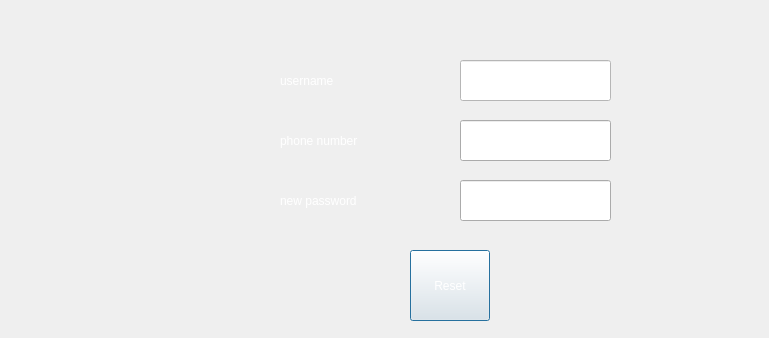
<?xml version="1.0" encoding="UTF-8"?>
<ui version="4.0">
 <class>ResetPasswordDialog</class>
 <widget class="QDialog" name="ResetPasswordDialog">
  <property name="geometry">
   <rect>
    <x>0</x>
    <y>0</y>
    <width>769</width>
    <height>338</height>
   </rect>
  </property>
  <property name="windowTitle">
   <string>Dialog</string>
  </property>
  <property name="styleSheet">
   <string notr="true">background-image: url(:/photo_2024-07-06_16-47-18.jpg);
font: 700 15pt &quot;Segoe Print&quot;;
color: rgb(255, 255, 255);

</string>
  </property>
  <widget class="QPushButton" name="pushButton">
   <property name="geometry">
    <rect>
     <x>410</x>
     <y>250</y>
     <width>80</width>
     <height>71</height>
    </rect>
   </property>
   <property name="styleSheet">
    <string notr="true">
font: 700 15pt &quot;Segoe Print&quot;;
color: rgb(255, 255, 255);
</string>
   </property>
   <property name="text">
    <string>Reset</string>
   </property>
  </widget>
  <widget class="QLineEdit" name="lineEdit_username">
   <property name="geometry">
    <rect>
     <x>460</x>
     <y>60</y>
     <width>151</width>
     <height>41</height>
    </rect>
   </property>
   <property name="styleSheet">
    <string notr="true">
font: 700 15pt &quot;Segoe Print&quot;;
background-color: rgb(255, 255, 255);
color: rgb(255, 255, 255);
</string>
   </property>
  </widget>
  <widget class="QLabel" name="label_3">
   <property name="geometry">
    <rect>
     <x>280</x>
     <y>120</y>
     <width>161</width>
     <height>41</height>
    </rect>
   </property>
   <property name="styleSheet">
    <string notr="true">
font: 700 15pt &quot;Segoe Print&quot;;
color: rgb(255, 255, 255);
</string>
   </property>
   <property name="text">
    <string>phone number</string>
   </property>
  </widget>
  <widget class="QLineEdit" name="lineEdit_phonenumber">
   <property name="geometry">
    <rect>
     <x>460</x>
     <y>120</y>
     <width>151</width>
     <height>41</height>
    </rect>
   </property>
   <property name="styleSheet">
    <string notr="true">
font: 700 15pt &quot;Segoe Print&quot;;
color: rgb(255, 255, 255);
</string>
   </property>
  </widget>
  <widget class="QLabel" name="label_2">
   <property name="geometry">
    <rect>
     <x>280</x>
     <y>60</y>
     <width>161</width>
     <height>41</height>
    </rect>
   </property>
   <property name="styleSheet">
    <string notr="true">
font: 700 15pt &quot;Segoe Print&quot;;
color: rgb(255, 255, 255);
</string>
   </property>
   <property name="text">
    <string>username</string>
   </property>
  </widget>
  <widget class="QLabel" name="label_newpassword">
   <property name="geometry">
    <rect>
     <x>280</x>
     <y>180</y>
     <width>161</width>
     <height>41</height>
    </rect>
   </property>
   <property name="styleSheet">
    <string notr="true">
font: 700 15pt &quot;Segoe Print&quot;;
color: rgb(255, 255, 255);
</string>
   </property>
   <property name="text">
    <string>new password</string>
   </property>
  </widget>
  <widget class="QLineEdit" name="lineEdit_newpassword">
   <property name="geometry">
    <rect>
     <x>460</x>
     <y>180</y>
     <width>151</width>
     <height>41</height>
    </rect>
   </property>
   <property name="styleSheet">
    <string notr="true">
font: 700 15pt &quot;Segoe Print&quot;;
color: rgb(255, 255, 255);
</string>
   </property>
  </widget>
 </widget>
 <resources/>
 <connections/>
</ui>
